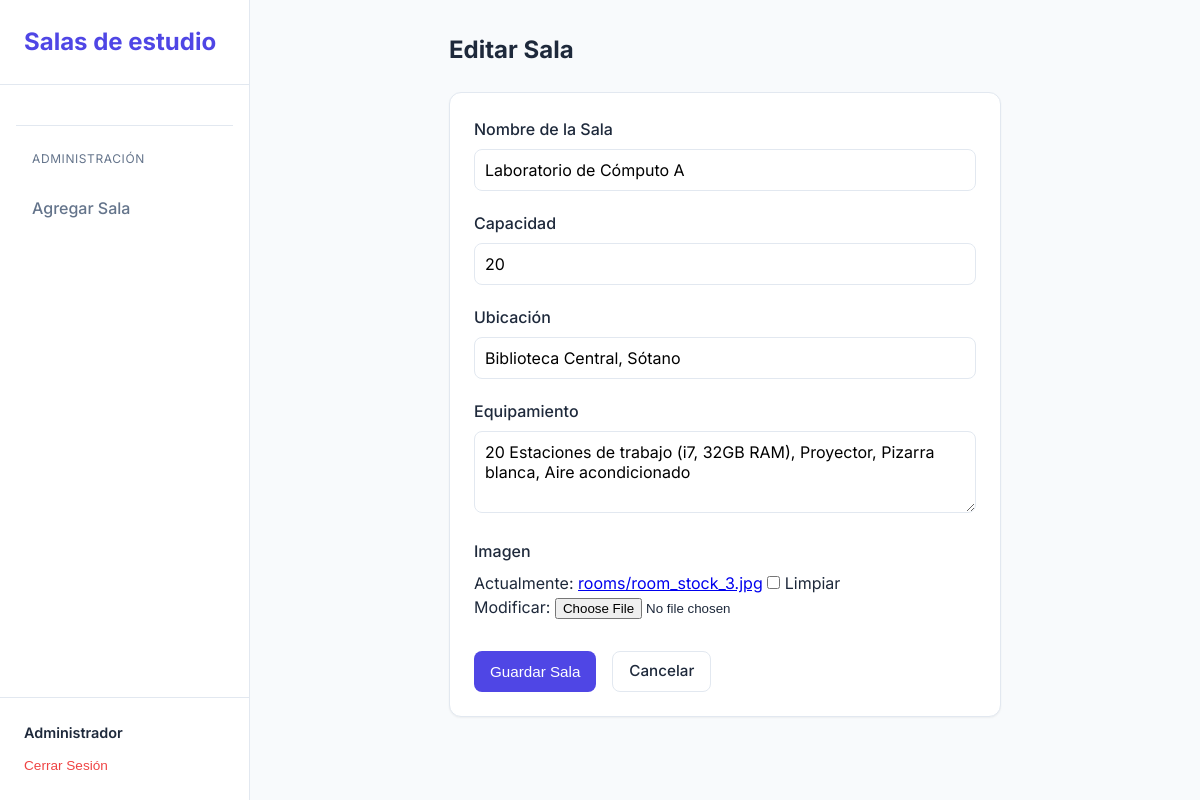
/room/3/edit/ (signed in), run on the app's committed database.
### reservations/models.py (models this page shows, shortened)
class User(AbstractUser):
    email = models.EmailField(_('dirección de correo'), unique=True, validators=[validate_institutional_email])
    USERNAME_FIELD = 'email'
    REQUIRED_FIELDS = ['username']
    @property
    def role_name(self):
        if self.is_staff:
            return "Administrador"
        if self.groups.filter(name='Profesor').exists():
            return "Profesor"
        return "Estudiante"

class Room(models.Model):
    name = models.CharField(max_length=100, verbose_name="Nombre")
    capacity = models.PositiveIntegerField(verbose_name="Capacidad")
    location = models.CharField(max_length=100, verbose_name="Ubicación")
    equipment = models.TextField(help_text="Lista de equipamiento separado por comas", verbose_name="Equipamiento")
    image = models.ImageField(upload_to='rooms/', blank=True, null=True, verbose_name="Imagen de la Sala")

### reservations/views.py (the view)
# urls.py: path('room/<int:pk>/edit/', views.RoomUpdateView.as_view(), name='room_edit'),
class RoomUpdateView(LoginRequiredMixin, UserPassesTestMixin, UpdateView):
    model = Room
    form_class = RoomForm
    template_name = 'reservations/room_form.html'
    success_url = reverse_lazy('home')
    def test_func(self):
        return self.request.user.is_staff

### reservations/forms.py
class RoomForm(forms.ModelForm):
    class Meta:
        model = Room
        fields = ['name', 'capacity', 'location', 'equipment', 'image']
        labels = {
            'name': 'Nombre de la Sala',
            'capacity': 'Capacidad',
            'location': 'Ubicación',
            'equipment': 'Equipamiento',
            'image': 'Imagen',
        }
        widgets = {
            'name': forms.TextInput(attrs={'class': 'form-control'}),
            'capacity': forms.NumberInput(attrs={'class': 'form-control'}),
            'location': forms.TextInput(attrs={'class': 'form-control'}),
            'equipment': forms.Textarea(attrs={'class': 'form-control', 'rows': 3, 'placeholder': 'Ej: Pizarra, TV, Proyector'}),
        }

### reservations/templates/reservations/room_form.html (shortened to what this page needs)
{% extends 'reservations/base.html' %}
{% block content %}
<div class="container" style="max-width: 600px;">
    <h1 class="section-title">{% if form.instance.pk %}Editar Sala{% else %}Agregar Nueva Sala{% endif %}</h1>
    <div class="card">
        <div class="card-body">
            <form method="post" enctype="multipart/form-data">
                {% for field in form %}
                <div class="form-group">
                    <label for="{{ field.id_for_label }}" class="form-label">{{ field.label }}</label>
                    {{ field }}
                </div>
                {% endfor %}
                <div style="display: flex; gap: 1rem; margin-top: 2rem;">
                    <button type="submit" class="btn btn-primary">Guardar Sala</button>
                    <a href="{% url 'home' %}" class="btn btn-secondary">Cancelar</a>
                </div>
            </form>
        </div>
    </div>
</div>
{% endblock %}

### reservations/templates/reservations/base.html (shortened to what this page needs)
{% load static %}
<!DOCTYPE html>
<html lang="es">
<head>
    <link rel="stylesheet" href="{% static 'css/style.css' %}">
</head>
<body>
    <div class="layout-container">
        {% if user.is_authenticated %}
        <aside class="sidebar">
            <div class="sidebar-header">
                <a href="{% url 'home' %}" class="logo">Salas de estudio</a>
            </div>
            <nav class="sidebar-nav">
                {% if user.is_staff %}
                <div class="nav-divider"></div>
                <span class="nav-label">Administración</span>
                <a href="{% url 'room_add' %}" class="nav-item">Agregar Sala</a>
                {% endif %}
            </nav>
            <div class="sidebar-footer">
                <div class="user-info">
                    <span class="user-name">{{ user.role_name }}</span>
                    <form action="{% url 'logout' %}" method="post">
                        <button type="submit" class="btn-logout">Cerrar Sesión</button>
                    </form>
                </div>
            </div>
        </aside>
        {% endif %}
        <main class="main-content {% if not user.is_authenticated %}full-width{% endif %}">
            <div class="container">
                {% block content %}
                {% endblock %}
            </div>
        </main>
    </div>
</body>
</html>

### reservations/static/css/style.css (style rules this page uses)
:root { --primary-color: #4f46e5; --primary-hover: #4338ca; --secondary-color: #64748b; --background-color: #f8fafc; --surface-color: #ffffff; --text-main: #1e293b; --text-muted: #64748b; --border-color: #e2e8f0; --error-color: #ef4444; --success-color: #22c55e; --sidebar-width: 250px; --shadow-sm: 0 1px 2px 0 rgb(0 0 0 / 0.05); --shadow-md: 0 4px 6px -1px rgb(0 0 0 / 0.1), 0 2px 4px -2px rgb(0 0 0 / 0.1); --radius-md: 0.5rem; --radius-lg: 0.75rem; }
* { box-sizing: border-box; margin: 0; padding: 0; }
body { font-family: 'Inter', sans-serif; background-color: var(--background-color); color: var(--text-main); line-height: 1.5; min-height: 100vh; }
.layout-container { display: flex; min-height: 100vh; }
.sidebar { width: var(--sidebar-width); background-color: var(--surface-color); border-right: 1px solid var(--border-color); display: flex; flex-direction: column; position: fixed; height: 100vh; left: 0; top: 0; }
.main-content { flex: 1; margin-left: var(--sidebar-width); padding: 2rem; background-color: var(--background-color); min-height: 100vh; }
.sidebar-header { padding: 1.5rem; border-bottom: 1px solid var(--border-color); }
.sidebar-nav { flex: 1; padding: 1.5rem 1rem; display: flex; flex-direction: column; gap: 0.5rem; }
.nav-item { display: block; padding: 0.75rem 1rem; color: var(--text-muted); text-decoration: none; border-radius: var(--radius-md); font-weight: 500; transition: all 0.2s; }
.nav-divider { height: 1px; background-color: var(--border-color); margin: 1rem 0; }
.nav-label { font-size: 0.75rem; text-transform: uppercase; letter-spacing: 0.05em; color: var(--text-muted); margin-bottom: 0.5rem; padding-left: 1rem; }
.sidebar-footer { padding: 1.5rem; border-top: 1px solid var(--border-color); }
.user-info { display: flex; flex-direction: column; gap: 0.5rem; }
.user-name { font-weight: 600; font-size: 0.9rem; }
.btn-logout { background: none; border: none; color: var(--error-color); cursor: pointer; font-size: 0.85rem; padding: 0; text-align: left; }
.logo { font-size: 1.5rem; font-weight: 700; color: var(--primary-color); text-decoration: none; }
.container { max-width: 1200px; margin: 0 auto; padding: 0 1.5rem; }
.btn { display: inline-flex; align-items: center; justify-content: center; padding: 0.5rem 1rem; border-radius: var(--radius-md); font-weight: 500; text-decoration: none; cursor: pointer; transition: all 0.2s; border: none; font-size: 0.95rem; }
.btn-primary { background-color: var(--primary-color); color: white; }
.btn-secondary { background-color: white; border: 1px solid var(--border-color); color: var(--text-main); }
.card { background-color: var(--surface-color); border-radius: var(--radius-lg); box-shadow: var(--shadow-sm); border: 1px solid var(--border-color); overflow: hidden; transition: transform 0.2s, box-shadow 0.2s; }
.card-body { padding: 1.5rem; }
.form-group { margin-bottom: 1.25rem; }
.form-label { display: block; margin-bottom: 0.5rem; font-weight: 500; color: var(--text-main); }
.form-control { width: 100%; padding: 0.625rem; border: 1px solid var(--border-color); border-radius: var(--radius-md); font-family: inherit; font-size: 1rem; transition: border-color 0.2s; }
.section-title { font-size: 1.5rem; font-weight: 700; color: var(--text-main); margin-bottom: 1.5rem; }

### data on the page
User: role_name "Administrador"
Room: form "Laboratorio de Cómputo A" "20" "Biblioteca Central, Sótano" "20 Estaciones de trabajo (i7, 32GB RAM), Proyector, Pizarra blanca, Aire acondicionado"

### other printed values
{{ field.label }} "Nombre de la Sala" "Capacidad" "Ubicación" "Equipamiento" "Imagen"
